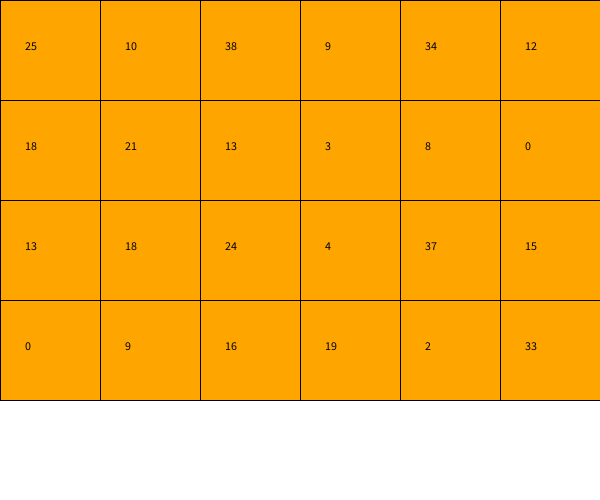
Frame 1 (no input)
Frame 60 (the mouse pressed at the canvas centre just before this capture): identical to frame 1, image omitted
Frame 120 (the mouse held since frame 60 and released just before this capture): identical to frame 1, image omitted

The Processing sketch that drew this single still picture (run headless with seeded random() and noise(); from frame 60 on, the mouse is pressed at the canvas centre):

// Processing sketch: week11_2_random_seat_array_value
// ── week11_2_random_seat_array_value.pde
void setup(){
  size(600,500);
  for(int i=0;i<4;i++){
    for(int j=0;j<6;j++){
      value[i][j] = int(random(40));
    }
  }
}
int [][]value = new int[4][6];
void draw(){
  background(255);
  for(int i=0;i<4;i++){
    for(int j=0;j<6;j++){
      fill(255,165,0);rect(j*100,i*100,100,100);
      fill(0);text(value[i][j],j*100+25,i*100+50);
    }
  }
}
